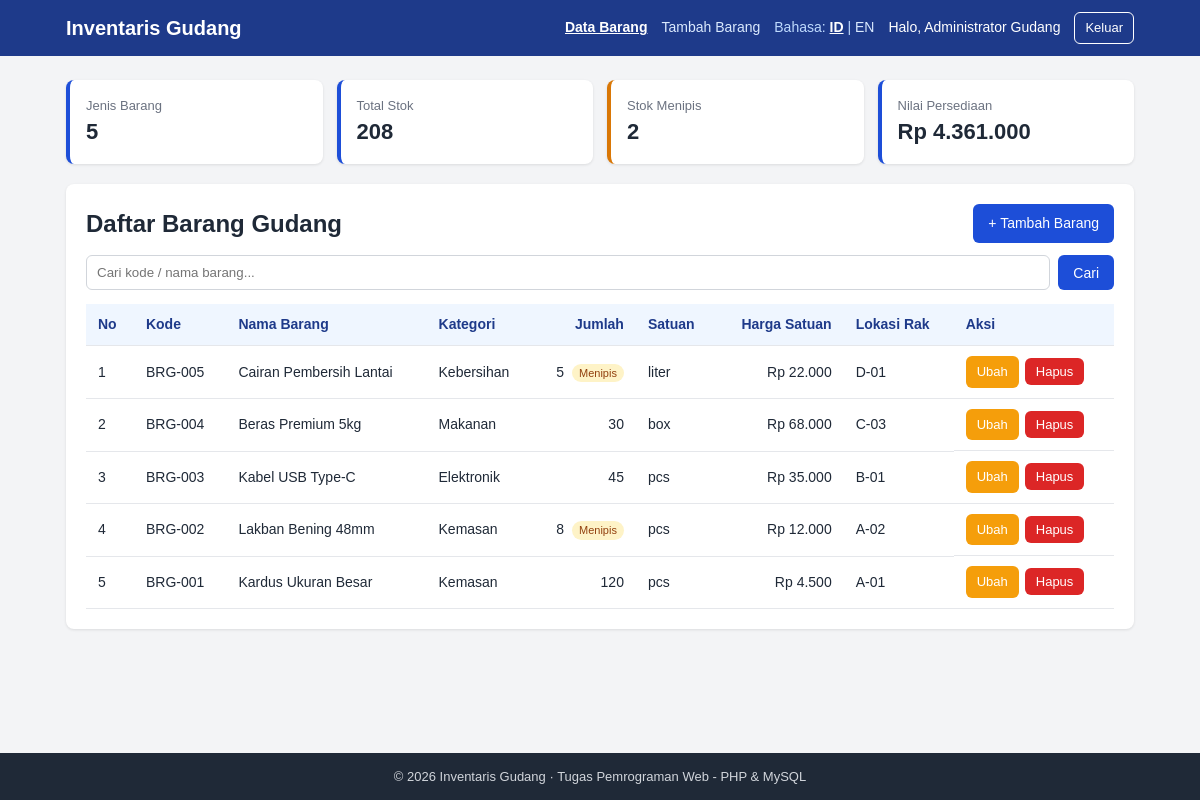
/index.php (signed in), run on the app's committed database.
### tables this page shows
CREATE TABLE barang (
                        id INT UNSIGNED AUTO_INCREMENT PRIMARY KEY,
                        kode_barang VARCHAR(20) NOT NULL UNIQUE,
                        nama_barang VARCHAR(100) NOT NULL,
                        kategori VARCHAR(30) NOT NULL,
                        jumlah INT UNSIGNED NOT NULL DEFAULT 0,
                        satuan VARCHAR(20) NOT NULL,
                        harga DECIMAL(15,2) NOT NULL DEFAULT 0,
                        lokasi_rak VARCHAR(30) DEFAULT NULL,
                        created_at TIMESTAMP DEFAULT CURRENT_TIMESTAMP,
                        updated_at TIMESTAMP DEFAULT CURRENT_TIMESTAMP ON UPDATE CURRENT_TIMESTAMP
);

### includes/helpers.php (called while the page is built, shortened)
<?php
function e($value): string
{
    return htmlspecialchars((string) $value, ENT_QUOTES, 'UTF-8');
}
function clean_string($value): string
{
    return trim(strip_tags((string) $value));
}
function rupiah($number): string
{
    return 'Rp ' . number_format((float) $number, 0, ',', '.');
}

### includes/lang.php (called while the page is built, shortened)
<?php
function t(string $key): string
{
    return $GLOBALS['LANG_DATA'][$key] ?? $key;
}

### includes/auth.php (called while the page is built, shortened)
<?php
function is_logged_in(): bool
{
    return !empty($_SESSION['user_id']);
}

### index.php (the view, shortened to what this page needs)
<?php
require __DIR__ . '/includes/helpers.php';
require __DIR__ . '/includes/lang.php';
require __DIR__ . '/includes/auth.php';
require __DIR__ . '/config/database.php';
$q = clean_string($_GET['q'] ?? '');
if ($q !== '') {
    $stmt = $pdo->prepare(
        'SELECT * FROM barang WHERE kode_barang LIKE :q OR nama_barang LIKE :q ORDER BY id DESC'
    );
    $stmt->execute([':q' => '%' . $q . '%']);
} else {
    $stmt = $pdo->query('SELECT * FROM barang ORDER BY id DESC');
}
$items = $stmt->fetchAll();
$stat = $pdo->query(
    'SELECT COUNT(*) AS jenis,
            COALESCE(SUM(jumlah), 0) AS total_stok,
            COALESCE(SUM(jumlah * harga), 0) AS nilai,
            COALESCE(SUM(jumlah < ' . STOK_MINIMUM . '), 0) AS menipis
     FROM barang'
)->fetch();
require __DIR__ . '/includes/header.php';
?>
    <section class="stats">
        <div class="stat-card"><span><?= e(t('stat_types')) ?></span><strong><?= e($stat['jenis']) ?></strong></div>
        <div class="stat-card"><span><?= e(t('stat_stock')) ?></span><strong><?= e(number_format((int) $stat['total_stok'], 0, ',', '.')) ?></strong></div>
        <div class="stat-card warn"><span><?= e(t('stat_low')) ?></span><strong><?= e($stat['menipis']) ?></strong></div>
        <div class="stat-card"><span><?= e(t('stat_value')) ?></span><strong><?= e(rupiah($stat['nilai'])) ?></strong></div>
    </section>
    <section class="card">
        <div class="card-head">
            <h2><?= e(t('title_list')) ?></h2>
            <a href="create.php" class="btn btn-primary">+ <?= e(t('nav_add')) ?></a>
        </div>
        <form method="GET" action="index.php" class="search-form">
            <input type="text" name="q" value="<?= e($q) ?>" placeholder="<?= e(t('search_ph')) ?>">
            <button type="submit" class="btn btn-primary"><?= e(t('btn_search')) ?></button>
        </form>
        <div class="table-wrap">
            <table>
                <thead>
                <tr>
                    <th><?= e(t('col_no')) ?></th>
                    <th><?= e(t('col_code')) ?></th>
                    <th><?= e(t('col_name')) ?></th>
                    <th><?= e(t('col_category')) ?></th>
                    <th class="num"><?= e(t('col_qty')) ?></th>
                    <th><?= e(t('col_unit')) ?></th>
                    <th class="num"><?= e(t('col_price')) ?></th>
                    <th><?= e(t('col_location')) ?></th>
                    <th><?= e(t('col_action')) ?></th>
                </tr>
                </thead>
                <tbody>
                <?php if (count($items) === 0): ?>
                    <tr><td colspan="9" class="empty"><?= e(t('empty_data')) ?></td></tr>
                <?php else: ?>
                    <?php foreach ($items as $i => $row): ?>
                        <tr>
                            <td><?= $i + 1 ?></td>
                            <td><?= e($row['kode_barang']) ?></td>
                            <td><?= e($row['nama_barang']) ?></td>
                            <td><?= e(t('cat_' . $row['kategori'])) ?></td>
                            <td class="num">
                                <?= e($row['jumlah']) ?>
                                <?php if ((int) $row['jumlah'] < STOK_MINIMUM): ?>
                                    <span class="badge badge-warn"><?= e(t('low_badge')) ?></span>
                                <?php endif; ?>
                            </td>
                            <td><?= e($row['satuan']) ?></td>
                            <td class="num"><?= e(rupiah($row['harga'])) ?></td>
                            <td><?= e($row['lokasi_rak']) ?></td>
                            <td class="actions">
                                <a href="edit.php?id=<?= (int) $row['id'] ?>" class="btn btn-small btn-edit"><?= e(t('btn_edit')) ?></a>
                                <form method="POST" action="delete.php" class="inline-form"
                                      onsubmit="return confirm('<?= e(t('confirm_delete')) ?>');">
                                    <button type="submit" class="btn btn-small btn-danger"><?= e(t('btn_delete')) ?></button>
                                </form>
                            </td>
                        </tr>
                    <?php endforeach; ?>
                <?php endif; ?>
                </tbody>
            </table>
        </div>
    </section>
<?php require __DIR__ . '/includes/footer.php'; ?>

### includes/header.php (shortened to what this page needs)
<?php
$hideNav   = $hideNav ?? false;
$self      = basename($_SERVER['SCRIPT_NAME']);
?>
<!DOCTYPE html>
<html lang="<?= e($_SESSION['lang']) ?>">
<head>
    <link rel="stylesheet" href="assets/css/style.css">
</head>
<body>
<header class="topbar">
    <div class="container topbar-inner">
        <a href="index.php" class="brand"><?= e(t('app_name')) ?></a>
        <nav class="nav">
            <?php if (!$hideNav && is_logged_in()): ?>
                <a href="index.php" class="<?= $self === 'index.php' ? 'active' : '' ?>"><?= e(t('nav_items')) ?></a>
                <a href="create.php" class="<?= $self === 'create.php' ? 'active' : '' ?>"><?= e(t('nav_add')) ?></a>
            <?php endif; ?>
            <span class="lang-switch">
                <?= e(t('language')) ?>:
                <a href="set_lang.php?lang=id&amp;back=<?= e($self) ?>" class="<?= $_SESSION['lang'] === 'id' ? 'active' : '' ?>">ID</a> |
                <a href="set_lang.php?lang=en&amp;back=<?= e($self) ?>" class="<?= $_SESSION['lang'] === 'en' ? 'active' : '' ?>">EN</a>
            </span>
            <?php if (!$hideNav && is_logged_in()): ?>
                <span class="user"><?= e(t('welcome')) ?>, <?= e($_SESSION['nama']) ?></span>
                <a href="logout.php" class="btn btn-small btn-outline"><?= e(t('nav_logout')) ?></a>
            <?php endif; ?>
        </nav>
    </div>
</header>
<main class="container">

### includes/footer.php
</main>
<footer class="footer">
    <div class="container">&copy; <?= date('Y') ?> <?= e(t('app_name')) ?> &middot; <?= e(t('footer')) ?></div>
</footer>
</body>
</html>

### assets/css/style.css (style rules this page uses)
* { box-sizing: border-box; margin: 0; padding: 0; }
body { font-family: Arial, Helvetica, sans-serif; background: #f3f4f6; color: #1f2937; line-height: 1.5; min-height: 100vh; display: flex; flex-direction: column; }
main.container { flex: 1; padding-top: 24px; padding-bottom: 24px; }
.container { width: 100%; max-width: 1100px; margin: 0 auto; padding: 0 16px; }
a { color: #1d4ed8; text-decoration: none; }
h2 { margin-bottom: 12px; }
.topbar { background: #1e3a8a; color: #fff; }
.topbar-inner { display: flex; justify-content: space-between; align-items: center; flex-wrap: wrap; gap: 12px; padding-top: 12px; padding-bottom: 12px; }
.brand { color: #fff; font-size: 20px; font-weight: bold; }
.nav { display: flex; align-items: center; flex-wrap: wrap; gap: 14px; font-size: 14px; }
.nav a { color: #dbeafe; }
.nav a.active { color: #fff; font-weight: bold; text-decoration: underline; }
.nav .btn-outline { color: #fff; border-color: #fff; }
.lang-switch { color: #bfdbfe; }
.user { color: #fff; }
.card { background: #fff; border-radius: 8px; padding: 20px; box-shadow: 0 1px 3px rgba(0,0,0,.1); margin-bottom: 20px; }
.card-head { display: flex; justify-content: space-between; align-items: center; margin-bottom: 12px; }
.card-head h2 { margin-bottom: 0; }
.stats { display: grid; grid-template-columns: repeat(auto-fit, minmax(190px, 1fr)); gap: 14px; margin-bottom: 20px; }
.stat-card { background: #fff; border-radius: 8px; padding: 16px; box-shadow: 0 1px 3px rgba(0,0,0,.1); border-left: 4px solid #1d4ed8; }
.stat-card span { display: block; font-size: 13px; color: #6b7280; }
.stat-card strong { font-size: 22px; }
.stat-card.warn { border-left-color: #d97706; }
.btn { display: inline-block; padding: 8px 14px; border: 1px solid transparent; border-radius: 6px; font-size: 14px; cursor: pointer; text-align: center; }
.btn-primary { background: #1d4ed8; color: #fff; }
.btn-outline { background: transparent; border-color: #9ca3af; color: #374151; }
.btn-edit { background: #f59e0b; color: #fff; }
.btn-danger { background: #dc2626; color: #fff; }
.btn-small { padding: 5px 10px; font-size: 13px; }
.search-form { display: flex; gap: 8px; margin-bottom: 14px; flex-wrap: wrap; }
.search-form input { flex: 1; min-width: 200px; padding: 9px 10px; border: 1px solid #d1d5db; border-radius: 6px; }
.table-wrap { overflow-x: auto; }
table { width: 100%; border-collapse: collapse; font-size: 14px; }
th, td { padding: 10px 12px; border-bottom: 1px solid #e5e7eb; text-align: left; white-space: nowrap; }
th { background: #eff6ff; color: #1e3a8a; }
.num { text-align: right; }
.actions { display: flex; gap: 6px; align-items: center; }
.inline-form { display: inline; }
.badge { display: inline-block; padding: 1px 7px; border-radius: 10px; font-size: 11px; margin-left: 4px; }
.badge-warn { background: #fef3c7; color: #92400e; }
.footer { background: #1f2937; color: #d1d5db; text-align: center; padding: 14px 0; font-size: 13px; }

### data on the page
barang: kode_barang "BRG-005", nama_barang "Cairan Pembersih Lantai", kategori "Kebersihan", jumlah "5", satuan "liter", harga "Rp 22.000", lokasi_rak "D-01"
barang: kode_barang "BRG-004", nama_barang "Beras Premium 5kg", kategori "Makanan", jumlah "30", satuan "box", harga "Rp 68.000", lokasi_rak "C-03"
barang: kode_barang "BRG-003", nama_barang "Kabel USB Type-C", kategori "Elektronik", jumlah "45", satuan "pcs", harga "Rp 35.000", lokasi_rak "B-01"
barang: kode_barang "BRG-002", nama_barang "Lakban Bening 48mm", kategori "Kemasan", jumlah "8", satuan "pcs", harga "Rp 12.000", lokasi_rak "A-02"
barang: kode_barang "BRG-001", nama_barang "Kardus Ukuran Besar", kategori "Kemasan", jumlah "120", satuan "pcs", harga "Rp 4.500", lokasi_rak "A-01"

### other printed values
t('app_name') "Inventaris Gudang"
t('nav_items') "Data Barang"
t('nav_add') "Tambah Barang"
t('language') "Bahasa"
t('welcome') "Halo"
$_SESSION['nama'] "Administrator Gudang"
t('nav_logout') "Keluar"
t('stat_types') "Jenis Barang"
$stat['jenis'] "5"
t('stat_stock') "Total Stok"
$stat['total_stok'] "208"
t('stat_low') "Stok Menipis"
$stat['menipis'] "2"
t('stat_value') "Nilai Persediaan"
rupiah($stat['nilai']) "Rp 4.361.000"
